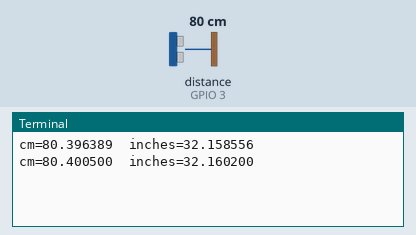
Recording of a program running on a simulated Raspberry Pi (BCM pin numbers). Shown: the last lines printed to the terminal. The inputs (shaded band) are chosen by the test bench; at power-on: distance to the obstacle (sensor on GPIO 3) 80 cm. The echo pulse lasts 58.3 µs per cm; the interpreter's speed is modelled, so counts of loop turns are approximate; the clock reads 2024-03-15 10:24:30 at power-on unless the program sets it.

Above: at 1.2 s.
1.3 s: distance to the obstacle (sensor on GPIO 3) set to 2 cm
At 2.6 s:
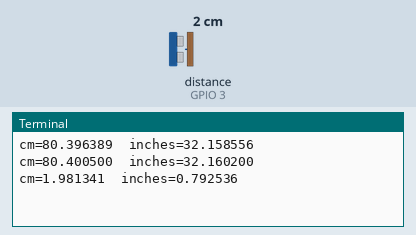
2.8 s: distance to the obstacle (sensor on GPIO 3) set to 4 cm
At 3.7 s:
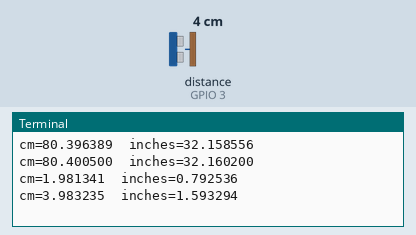
Timing chart, 0 to 5.8 s (numbered marks = the images above; inputs shaded):
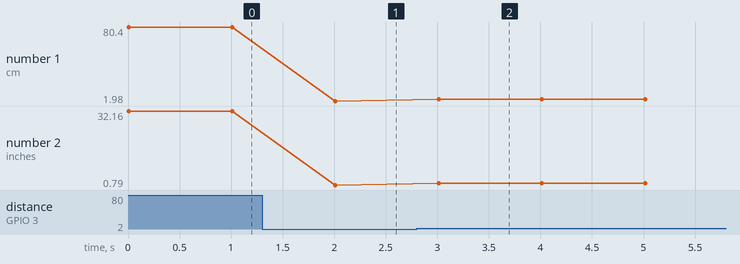

The program:

distance_Sensor.py
```python
import RPi.GPIO as GPIO
import time
trigger_pin =2
echo_pin = 3
GPIO.setmode(GPIO.BCM)
GPIO.setup(trigger_pin, GPIO.OUT)
GPIO.setup(echo_pin, GPIO.IN)
def send_trigger_pulse():
        GPIO.output(trigger_pin, True)
        time.sleep(0.0001)
        GPIO.output(trigger_pin, False)
def wait_for_echo(value, timeout):
        count = timeout
        while GPIO.input(echo_pin) != value and count > 0:
                count = count - 1
def get_distance():
        send_trigger_pulse()
        wait_for_echo(True, 10000)
#       print "echo :", GPIO.input(echo_pin)
        start = time.time()
        wait_for_echo(False, 10000)
#       print "echo :", GPIO.input(echo_pin)
        finish = time.time()
        pulse_len = finish - start

        distance_cm = pulse_len / 0.000058
        distance_in = distance_cm / 2.5
        return (distance_cm, distance_in)
while True:
        print("cm=%f\tinches=%f" % get_distance())
        time.sleep(1)
```

Measured:
- after the input at 1.3 s, the terminal: prints a new line after 0.71 s (image 1)
- after the input at 2.8 s, the terminal: prints a new line after 0.21 s (image 2)
- plotted number 1: 80.4 → 1.98 after the input at 1.3 s, 1.98 → 3.98 after the input at 2.8 s
- plotted number 2: 32.16 → 0.79 after the input at 1.3 s, 0.79 → 1.59 after the input at 2.8 s
